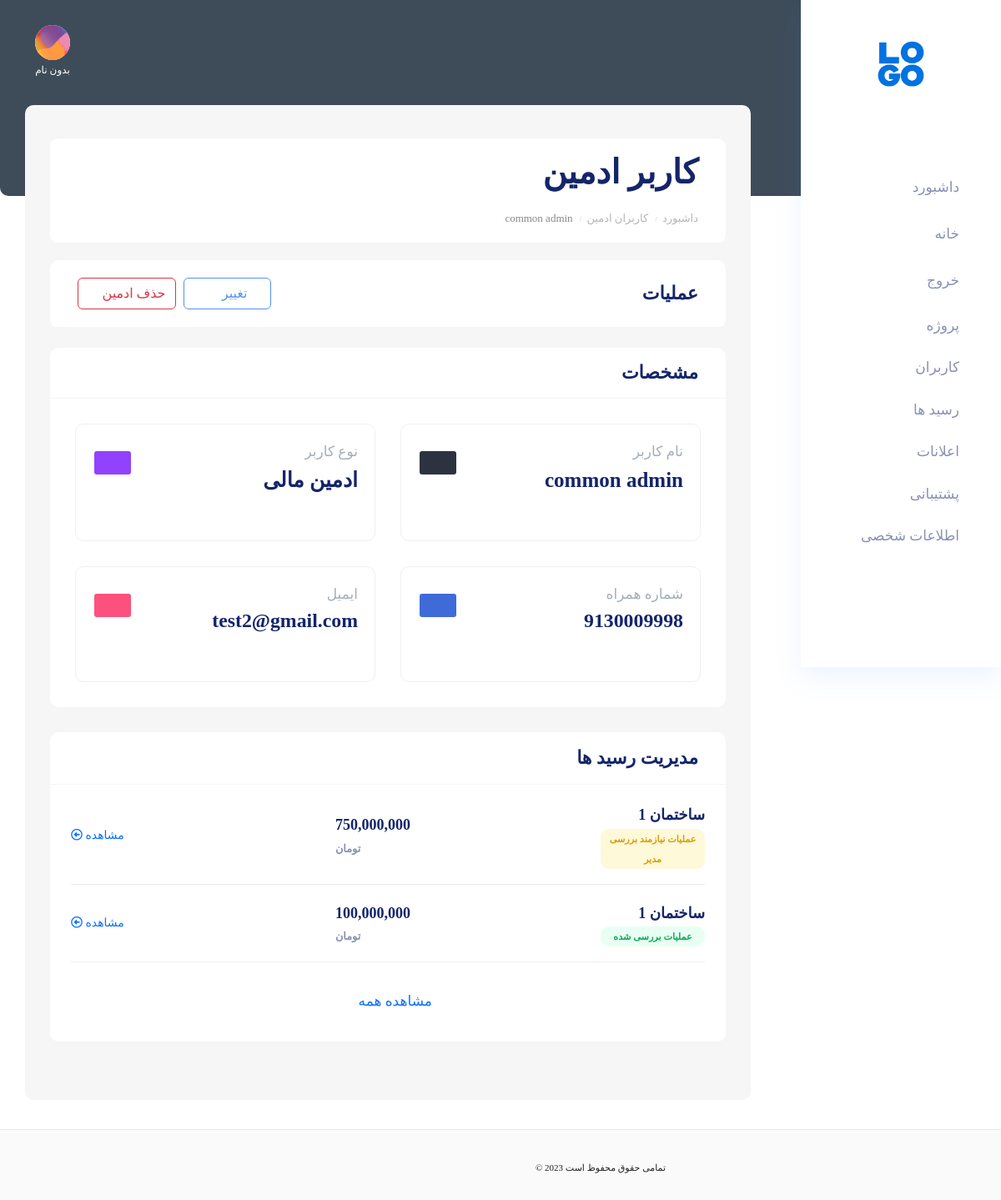
Page /u/dashboard/user/3/detail (signed in) on the earlier database version.
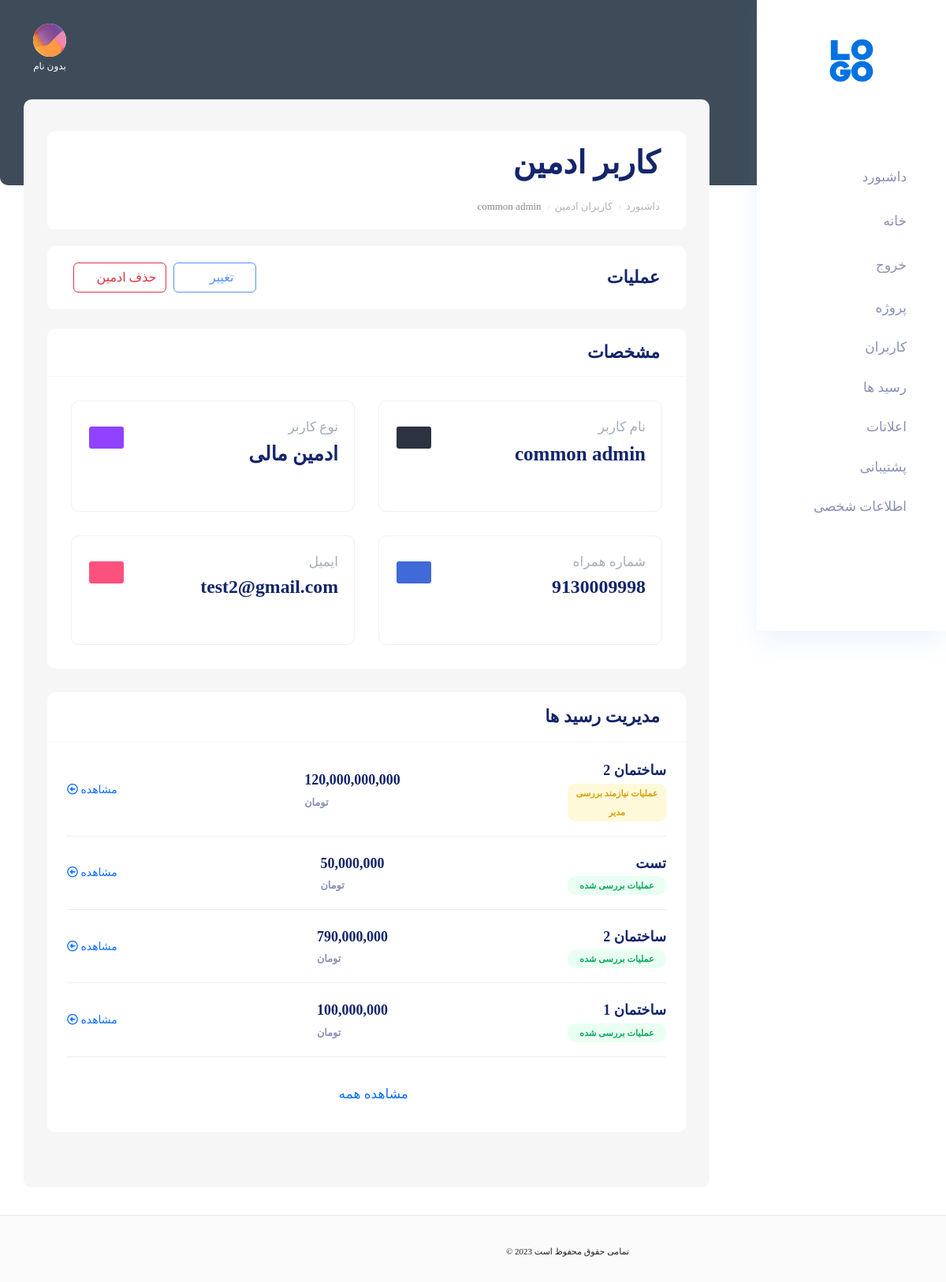
Same page on the later database version.
### receipt/models.py (models this page shows, shortened)
class ReceiptTask(TaskAdmin):
    RECEIPT_STATUS_OPTIONS = (
        ('accepted', 'تایید شده'),
        ('rejected', 'رد شده')
    )
    receipt_status = models.CharField(max_length=15, choices=RECEIPT_STATUS_OPTIONS, default='accepted')
    receipt = models.OneToOneField('Receipt', on_delete=models.CASCADE)
    def get_absolute_url(self):
        return reverse('receipt:receipt_dashboard_task_detail', args=(self.id,))

class ReceiptAbstract(BaseModel):
    STATUS_OPTIONS = (
        ('accepted', 'تایید شده'),
        ('pending', 'در صف'),
        ('rejected', 'رد شده')
    )
    tracking_code = models.CharField(max_length=10, default=random_str)
    status = models.CharField(max_length=15, choices=STATUS_OPTIONS, default='pending')
    user = models.ForeignKey('account.User', on_delete=models.CASCADE)
    building = models.ForeignKey(Building, on_delete=models.CASCADE)
    bank_name = models.CharField(max_length=100)
    depositor_name = models.CharField(max_length=100)
    deposit_datetime = models.DateTimeField()
    description = models.TextField(null=True, blank=True)  # by user
    note = models.TextField(null=True, blank=True)  # by admin
    amount = models.PositiveBigIntegerField()
    picture = models.ImageField(upload_to=upload_receipt_pic_src, max_length=3000)
    submited_at = models.DateTimeField(auto_now_add=True)
    ratio_score = models.FloatField(default=1, validators=[MinValueValidator(0), MaxValueValidator(4)])
    class Meta:
        abstract = True
        ordering = '-id',

class Receipt(ReceiptAbstract):
    def __str__(self):
        return f'#{self.id} receipt'

class Building(BaseModel):
    name = models.CharField(max_length=200)
    address = models.TextField()
    description = models.TextField(null=True, blank=True)
    project = models.ForeignKey('Project', on_delete=models.CASCADE,null=True)
    is_active = models.BooleanField(default=True)
    progress_percentage = models.IntegerField(default=0, validators=[MinValueValidator(0), MaxValueValidator(100)])
    class Meta:
        ordering = '-id',
    @classmethod
    def get_buildings_user(cls, user):
        return Building.objects.filter(receipt__user=user).distinct()

### account/views/dashboard.py (the view)
# urls.py: path('dashboard/user/<int:user_id>/detail', dashboard.UserDetail.as_view(), name='user_detail'),
class UserDetail(LoginRequiredMixinCustom, View):
    def get_template(self, user_obj):
        if user_obj.is_common_admin:
            return 'account/dashboard/admin/detail.html'
        else:
            return 'account/dashboard/user/detail.html'
    @admin_required_cbv()
    def get(self, request, user_id):
        user = get_object_or_404(User, id=user_id)
        if user.is_common_admin and request.user.is_super_admin is False:
            raise Http404
        if user.is_super_admin:
            raise Http404
        context = {
            'user_detail': user,
            'buildings_user': Building.get_buildings_user(user),
            'buildings': Building.objects.filter(is_active=True),
        }
        if user.is_common_admin:
            context['receipt_tasks'] = ReceiptTask.objects.filter(user_admin=user)
        return render(request, self.get_template(user), context)

### account/models.py (called while the page is built)
    @property
    def is_admin(self):
        return True if self.role in settings.ADMIN_USER_ROLES else False

    @property
    def is_common_admin(self):
        return True if self.role in settings.COMMON_ADMIN_USER_ROLES else False

    @property
    def is_super_admin(self):
        return True if self.role in settings.SUPER_ADMIN_ROLES else False

    def get_role_label(self):
        return self.get_role_display()

    def get_raw_phonenumber(self):
        p = str(self.phonenumber).replace('+98', '')
        return p

    def get_full_name(self):
        fl = f'{self.first_name} {self.last_name}'.strip() or 'بدون نام'
        return fl

    def get_email(self):
        return self.email or '-'

    def get_image_url(self):
        return '/static/images/dashboard/client_img.png'

### core/auth/mixins.py (called while the page is built)
    def dispatch(self, request, *args, **kwargs):
        if not request.user.is_authenticated:
            return self.handle_no_permission()
        if not request.user.is_phonenumber_confirmed:
            return redirect('account:confirm_phonenumber')
        return super().dispatch(request, *args, **kwargs)

### account/templates/account/dashboard/admin/detail.html (shortened to what the changed rows need)
{% extends 'account/dashboard/components/base/base_template.html' %}
{% load static %}
{% load custom_tags %}
{% block Content %}
    <section class="main_content dashboard_part large_header_bg">
        <div class="main_content_iner">
            <div class="white_card mb_25">
                <div class="white_card_header">
                    <div class="box_header m-0">
                        <div class="main-title">
                            <h1 class="m-0">کاربر ادمین</h1>
                        </div>
                    </div>
                </div>
            </div>
            <div class="container-fluid p-0 ">
                <div id="container-index">
                    <div class="row">
                        <div class="col-12">
                            <div class="white_card mb_30 card_height_100">
                                <div class="white_card_body">
                                    <div class="table-responsive">
                                        <table class="table bayer_table m-0">
                                            <tbody>
                                            {% for receipt_task in receipt_tasks|slice:':6' %}
                                                <tr style="border: hidden;">
                                                    <td>
                                                        <div class="payment_gatway">
                                                            <h5 class="byer_name f_s_16 f_w_600 color_theme">{{ receipt_task.receipt.building.name }}</h5>
                                                            <p class="font-70 f_w_600 text-center p-0 bg-{{ receipt_task.status }}"
                                                               style="width: 125px">
                                                                عملیات {{ receipt_task.get_status_display }}</p>
                                                        </div>
                                                    </td>
                                                    <td>
                                                        <div class="payment_gatway text-end">
                                                            <h5 class="byer_name  f_s_16 f_w_600 color_theme price-el">
                                                                {{ receipt_task.receipt.amount }}
                                                            </h5>
                                                            <p class="color_gray f_s_12 f_w_600 text-left font-80">
                                                                تومان</p>
                                                        </div>
                                                    </td>
                                                    <td>
                                                        <div class="payment_gatway">
                                                            <a href="{{ receipt_task.get_absolute_url }}"
                                                               class="font-size-14">
                                                                مشاهده
                                                                <i class="far fa-arrow-alt-circle-left"></i>
                                                            </a>
                                                        </div>
                                                    </td>
                                                </tr>
                                            {% endfor %}
                                            </tbody>
                                        </table>
                                    </div>
                                </div>
                            </div>
                        </div>
                    </div>
                </div>
            </div>
        </div>
    </section>
{% endblock %}

Differences in the rows shown:
removed ReceiptTask: receipt.building.name "ساختمان 1", status "نیازمند بررسی مدیر", receipt.amount "750,000,000"
added ReceiptTask: receipt.building.name "ساختمان 2", status "نیازمند بررسی مدیر", receipt.amount "120,000,000,000"
added ReceiptTask: receipt.building.name "تست", status "بررسی شده", receipt.amount "50,000,000"
added ReceiptTask: receipt.building.name "ساختمان 2", status "بررسی شده", receipt.amount "790,000,000"
